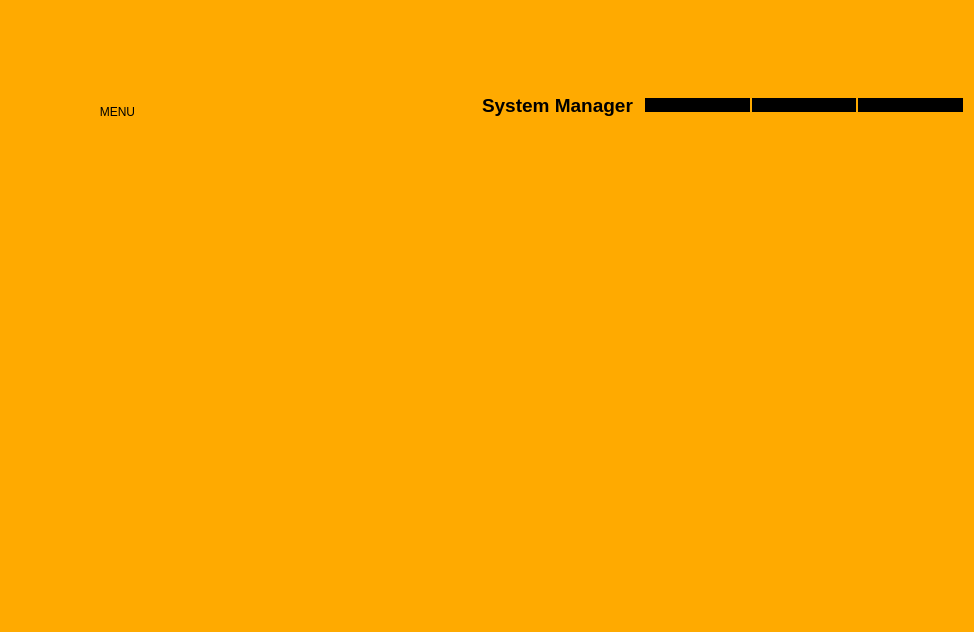
<?xml version="1.0" encoding="UTF-8"?>
<ui version="4.0">
 <class>MainWindow</class>
 <widget class="QMainWindow" name="MainWindow">
  <property name="geometry">
   <rect>
    <x>0</x>
    <y>0</y>
    <width>974</width>
    <height>632</height>
   </rect>
  </property>
  <property name="windowTitle">
   <string>MainWindow</string>
  </property>
  <property name="styleSheet">
   <string notr="true">background-color: rgb(255, 170, 0);
border : none;</string>
  </property>
  <widget class="QWidget" name="centralwidget">
   <layout class="QVBoxLayout" name="verticalLayout">
    <property name="spacing">
     <number>0</number>
    </property>
    <property name="leftMargin">
     <number>0</number>
    </property>
    <property name="topMargin">
     <number>0</number>
    </property>
    <property name="bottomMargin">
     <number>0</number>
    </property>
    <item>
     <widget class="QFrame" name="header_frame">
      <property name="frameShape">
       <enum>QFrame::NoFrame</enum>
      </property>
      <property name="frameShadow">
       <enum>QFrame::Raised</enum>
      </property>
      <property name="lineWidth">
       <number>1</number>
      </property>
      <layout class="QHBoxLayout" name="horizontalLayout">
       <property name="spacing">
        <number>0</number>
       </property>
       <property name="leftMargin">
        <number>0</number>
       </property>
       <property name="topMargin">
        <number>0</number>
       </property>
       <property name="rightMargin">
        <number>0</number>
       </property>
       <property name="bottomMargin">
        <number>0</number>
       </property>
       <item>
        <widget class="QFrame" name="header_left_frame">
         <property name="frameShape">
          <enum>QFrame::StyledPanel</enum>
         </property>
         <property name="frameShadow">
          <enum>QFrame::Raised</enum>
         </property>
         <widget class="QPushButton" name="pushButton">
          <property name="geometry">
           <rect>
            <x>80</x>
            <y>100</y>
            <width>75</width>
            <height>23</height>
           </rect>
          </property>
          <property name="text">
           <string>MENU</string>
          </property>
          <property name="icon">
           <iconset resource="icon.qrc">
            <normaloff>:/icons/icons/feather/align-left.svg</normaloff>:/icons/icons/feather/align-left.svg</iconset>
          </property>
          <property name="iconSize">
           <size>
            <width>32</width>
            <height>32</height>
           </size>
          </property>
         </widget>
        </widget>
       </item>
       <item>
        <widget class="QFrame" name="header_center_frame">
         <property name="frameShape">
          <enum>QFrame::StyledPanel</enum>
         </property>
         <property name="frameShadow">
          <enum>QFrame::Raised</enum>
         </property>
         <layout class="QHBoxLayout" name="horizontalLayout_3">
          <item alignment="Qt::AlignRight">
           <widget class="QLabel" name="label">
            <property name="text">
             <string/>
            </property>
            <property name="pixmap">
             <pixmap resource="icon.qrc">:/icons/icons/feather/airplay.svg</pixmap>
            </property>
           </widget>
          </item>
          <item>
           <widget class="QLabel" name="label_2">
            <property name="font">
             <font>
              <pointsize>14</pointsize>
              <weight>75</weight>
              <bold>true</bold>
             </font>
            </property>
            <property name="text">
             <string>System Manager</string>
            </property>
           </widget>
          </item>
         </layout>
        </widget>
       </item>
       <item>
        <widget class="QFrame" name="header_right_frame">
         <property name="styleSheet">
          <string notr="true"/>
         </property>
         <property name="frameShape">
          <enum>QFrame::StyledPanel</enum>
         </property>
         <property name="frameShadow">
          <enum>QFrame::Raised</enum>
         </property>
         <layout class="QHBoxLayout" name="horizontalLayout_2">
          <property name="spacing">
           <number>2</number>
          </property>
          <property name="leftMargin">
           <number>2</number>
          </property>
          <property name="topMargin">
           <number>2</number>
          </property>
          <property name="rightMargin">
           <number>2</number>
          </property>
          <property name="bottomMargin">
           <number>2</number>
          </property>
          <item>
           <widget class="QPushButton" name="minimize_window_button">
            <property name="styleSheet">
             <string notr="true">background-color: rgb(0, 0, 0);</string>
            </property>
            <property name="text">
             <string/>
            </property>
            <property name="icon">
             <iconset resource="icon.qrc">
              <normaloff>:/icons/icons/cil-minus.png</normaloff>:/icons/icons/cil-minus.png</iconset>
            </property>
            <property name="iconSize">
             <size>
              <width>32</width>
              <height>32</height>
             </size>
            </property>
           </widget>
          </item>
          <item>
           <widget class="QPushButton" name="restore_window_button">
            <property name="styleSheet">
             <string notr="true">background-color: rgb(0, 0, 0);</string>
            </property>
            <property name="text">
             <string/>
            </property>
            <property name="icon">
             <iconset resource="icon.qrc">
              <normaloff>:/icons/icons/cil-window-restore.png</normaloff>:/icons/icons/cil-window-restore.png</iconset>
            </property>
            <property name="iconSize">
             <size>
              <width>32</width>
              <height>32</height>
             </size>
            </property>
           </widget>
          </item>
          <item>
           <widget class="QPushButton" name="close_window_button">
            <property name="styleSheet">
             <string notr="true">background-color: rgb(0, 0, 0);</string>
            </property>
            <property name="text">
             <string/>
            </property>
            <property name="icon">
             <iconset resource="icon.qrc">
              <normaloff>:/icons/icons/feather/x.svg</normaloff>:/icons/icons/feather/x.svg</iconset>
            </property>
            <property name="iconSize">
             <size>
              <width>32</width>
              <height>32</height>
             </size>
            </property>
           </widget>
          </item>
         </layout>
        </widget>
       </item>
      </layout>
     </widget>
    </item>
    <item>
     <widget class="QFrame" name="main_body_frame">
      <property name="frameShape">
       <enum>QFrame::NoFrame</enum>
      </property>
      <property name="frameShadow">
       <enum>QFrame::Raised</enum>
      </property>
     </widget>
    </item>
    <item>
     <widget class="QFrame" name="footer_framw">
      <property name="frameShape">
       <enum>QFrame::NoFrame</enum>
      </property>
      <property name="frameShadow">
       <enum>QFrame::Raised</enum>
      </property>
     </widget>
    </item>
   </layout>
  </widget>
 </widget>
 <resources>
  <include location="icon.qrc"/>
 </resources>
 <connections/>
</ui>
